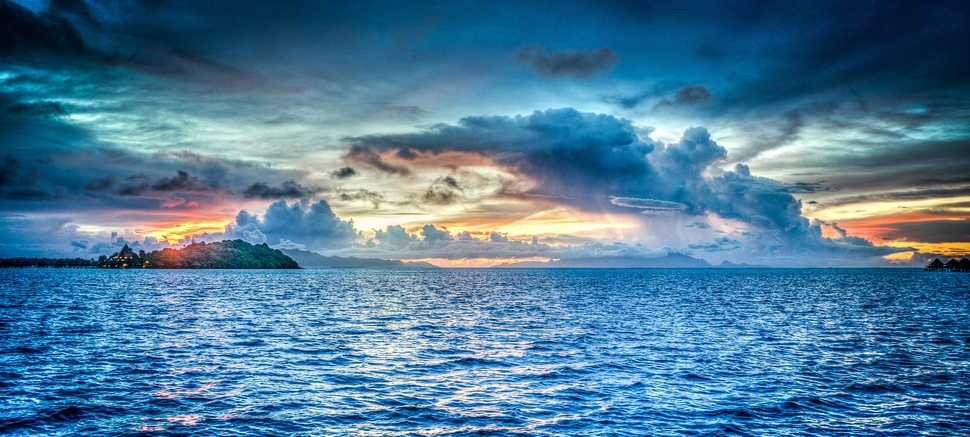
#> input picture Z2-Perceptron-v2/data/sea0.jpg, 970 x 437 px, shrunk from 1920 x 865 before the run
$ python main.py
#> lines starting #> are read from the running program, lines starting #| are printed output that depends on the picture
### Z2-Perceptron-v2/landSeaPerceptron.py
# An extension to the perceptron class that works with string sources instead of numeric inputs
# Created by Itay Schechner

import string
from PIL import Image
from perceptron import * # perceptron and numpy

NUM_OF_INPUTS = 2
xAxisColor = 1 # green index in RGB
yAxisColor = 2 # blue index in RGB

# Open image as a numpy array
def openSourceAsNumpy(source: string):
#> called with source = 'data/sea0.jpg'
    img = Image.open(source)
#> img is the input picture: PIL image 970x437 RGB; mean R, G, B 77.6, 123.2, 153.1
    img.load()
    return np.array(img, dtype=np.uint8)

# Get average RGB values of a picture matrix
def getAverageRGBValues(arr: np.ndarray):
    xValues = arr[:,:,xAxisColor]
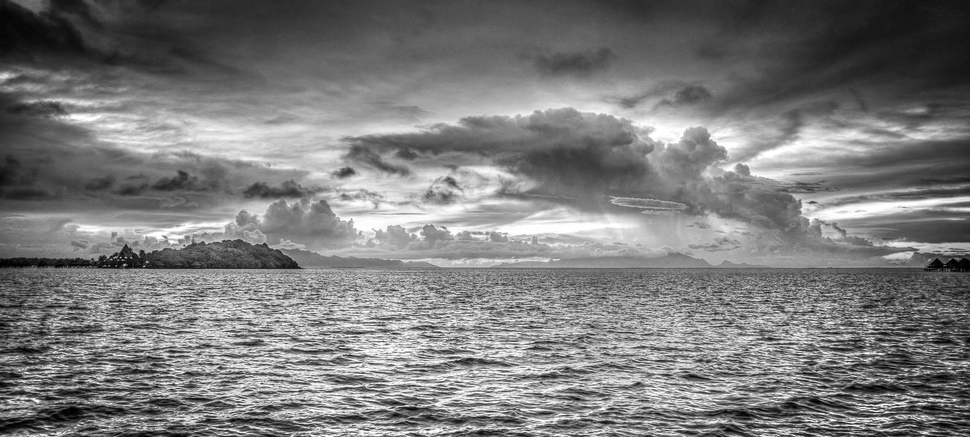
#> xValues: shape (437, 970); min 0, max 255, mean 123.2
    yValues = arr[:,:,yAxisColor]
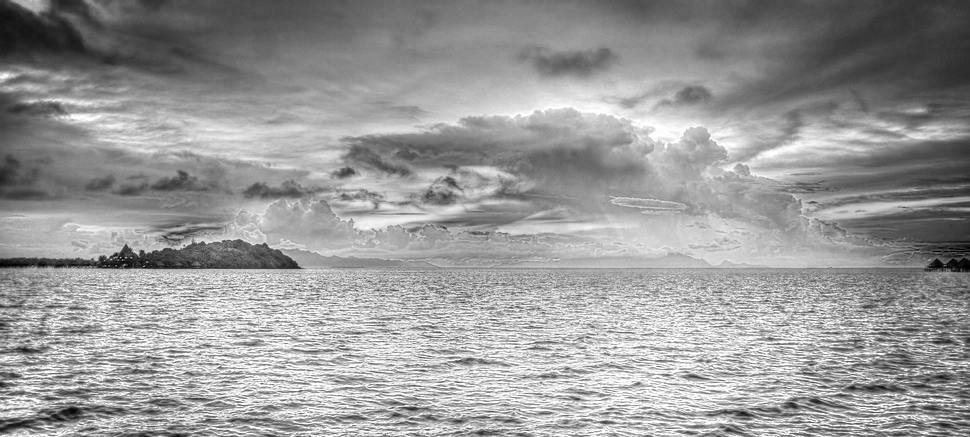
#> yValues: shape (437, 970); min 0, max 255, mean 153.1
    return xValues.sum() / xValues.size, yValues.sum() / yValues.size

class LandSeaClassificationPerceptron(Perceptron):
    def __init__(self):
        super().__init__(NUM_OF_INPUTS)

    # Get a list of sources and a matching label for each, and train the perceptron
    def trainFromSources(self, sources, label_list):
        inputs = []
        labels = []
        for sourceList, label in zip(sources, label_list):
            for source in sourceList:
                image = openSourceAsNumpy(source)
                xAvg, yAvg = getAverageRGBValues(image)
#> xAvg = 123.2; yAvg = 153.1
                inputs.append((xAvg, yAvg))
                labels.append(label)

        self.train(np.array(inputs), np.array(labels))

    # [4 lines left out: function predictFromSource, not called in this run]

### Z2-Perceptron-v2/perceptron.py
# The perceptron class, by Yariv
import numpy as np

class Perceptron(object):
    def __init__(self, numOfInputs, epochs=200, learningRate=0.01):
        self.epochs = epochs
        self.learningRate = learningRate
        self.weights = np.zeros(numOfInputs)
        self.bios = 1
    # [16 lines left out: functions Activation, predict, train, not called in this run]

### Z2-Perceptron-v2/main.py
# Using the LandSeaClassificationPerceptron
# Created by Itay Schechner
from landSeaPerceptron import LandSeaClassificationPerceptron

seaSources = [
    'data/sea0.jpg',
    'data/sea1.jpg',
    'data/sea2.jpg',
    'data/sea3.jpg',
    'data/sea4.jpg',
    'data/sea5.jpg',
    'data/sea6.jpg',
    'data/sea7.jpg',
    'data/sea8.jpg',
    'data/sea9.jpg'
]

landSources = [
    'data/land0.jpg',
    'data/land1.jpg',
    'data/land2.jpg',
    'data/land3.jpg',
    'data/land4.jpg',
    'data/land5.jpg',
    'data/land6.jpg',
    'data/land7.jpg',
    'data/land8.jpg',
    'data/land9.jpg'
]

SEA_LABEL = 1
LAND_LABEL = 0

testSources = [
    'test/test0.jpg',
    'test/test1.jpg',
    'test/test2.jpg',
    'test/test3.jpg',
    'test/test4.jpg',
    'test/test5.jpg',
    'test/test6.jpg',
    'test/test7.jpg',
    'test/test8.jpg',
]

def main():
    # craete perceptron
    perceptron = LandSeaClassificationPerceptron()
    perceptron.trainFromSources([seaSources, landSources], [SEA_LABEL, LAND_LABEL])

    # test it
    for source in testSources:
        prd = perceptron.predictFromSource(source)
        print("Source =", source, ",Prediction =", 'sea' if prd == SEA_LABEL else 'land')

#> (the run stopped early here; a loop or call above may not have finished)

$ run again, with Z2-Perceptron-v2/data/land0.jpg copied over Z2-Perceptron-v2/data/sea0.jpg
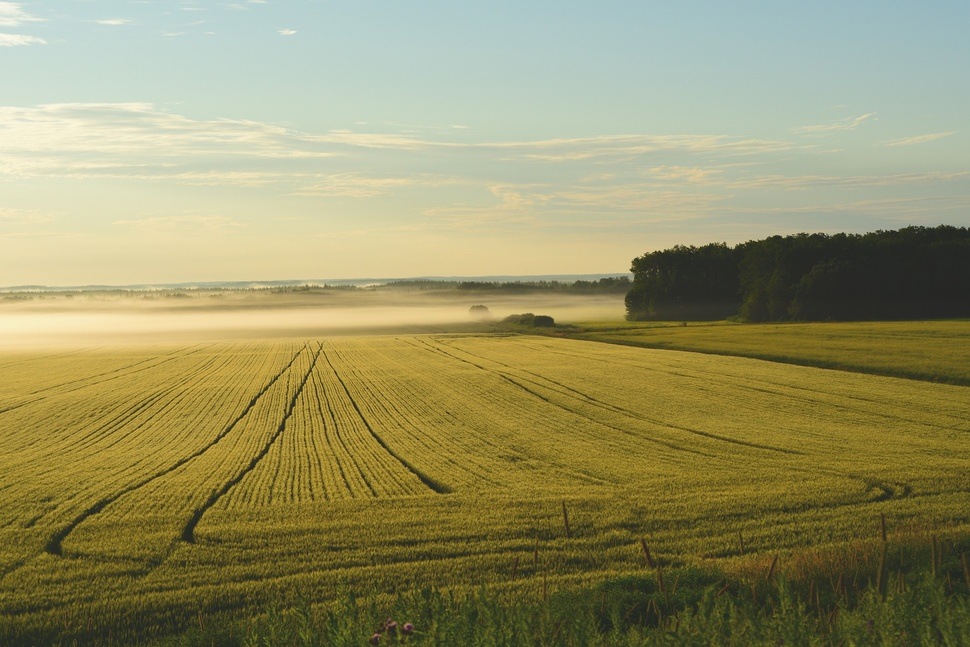
#> input picture Z2-Perceptron-v2/data/land0.jpg, 970 x 647 px, shrunk from 1920 x 1280 before the run
#> in openSourceAsNumpy, img is the input picture: PIL image 970x647 RGB; mean R, G, B 150.1, 145.9, 103
#> in getAverageRGBValues, `xValues = arr[:,:,xAxisColor]`:
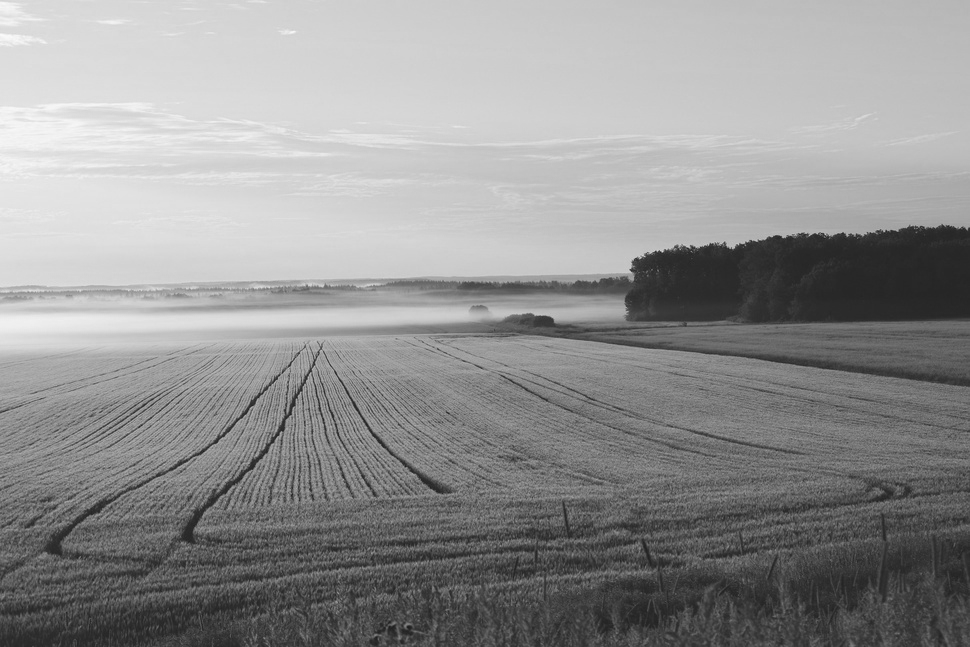
#> xValues: shape (647, 970); min 29, max 250, mean 145.9
#> in getAverageRGBValues, `yValues = arr[:,:,yAxisColor]`:
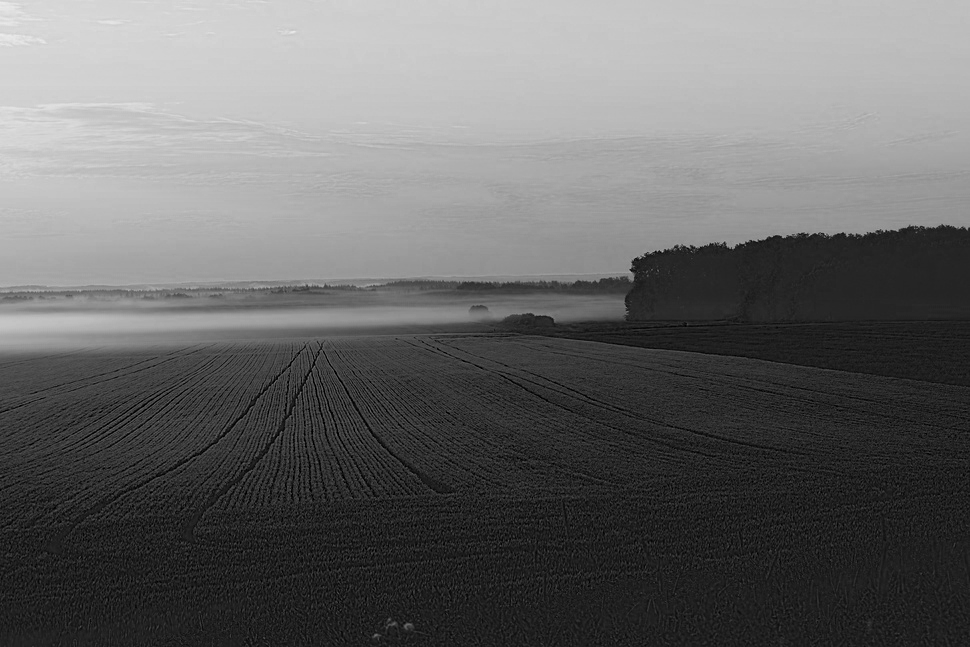
#> yValues: shape (647, 970); min 0, max 236, mean 103
#> xAvg = 145.9; yAvg = 103

$ run again, with Z2-Perceptron-v2/data/land1.jpg copied over Z2-Perceptron-v2/data/sea0.jpg
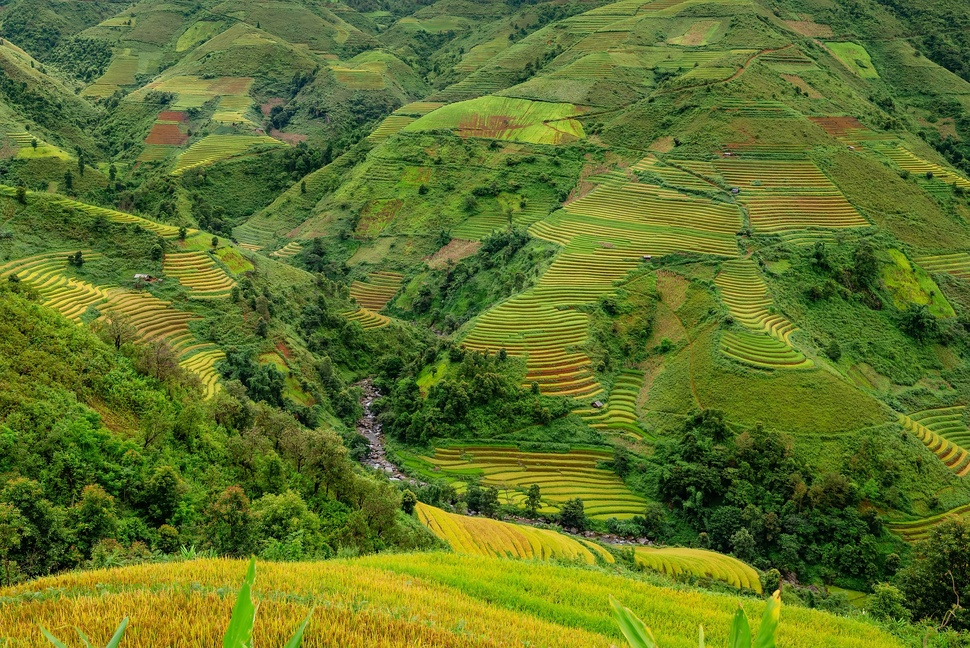
#> input picture Z2-Perceptron-v2/data/land1.jpg, 970 x 648 px, shrunk from 1920 x 1282 before the run
#> in openSourceAsNumpy, img is the input picture: PIL image 970x648 RGB; mean R, G, B 96, 115.3, 40.8
#> in getAverageRGBValues, `xValues = arr[:,:,xAxisColor]`:
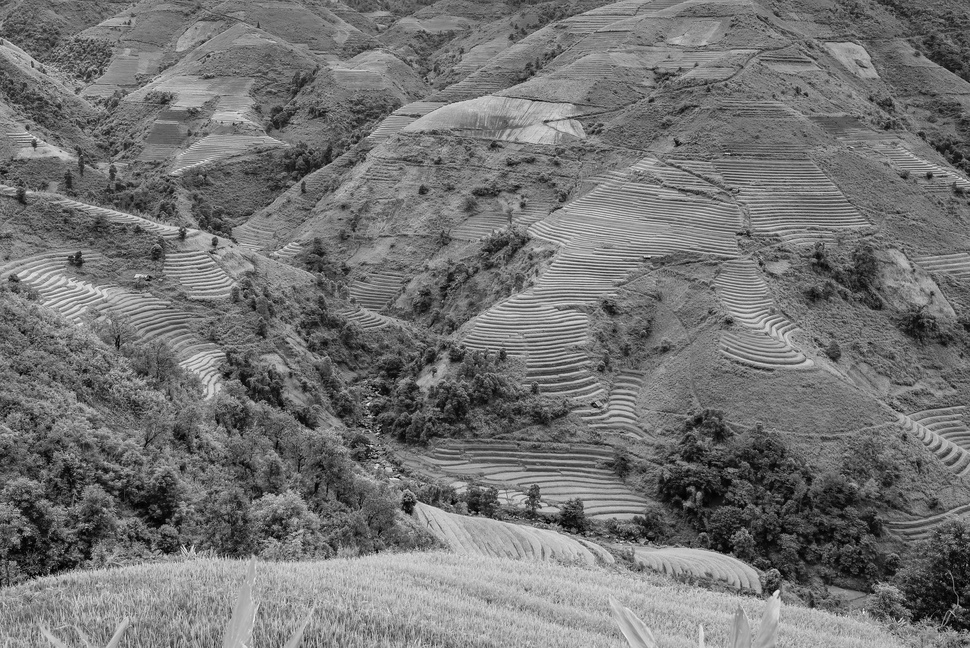
#> xValues: shape (648, 970); min 0, max 255, mean 115.3
#> in getAverageRGBValues, `yValues = arr[:,:,yAxisColor]`:
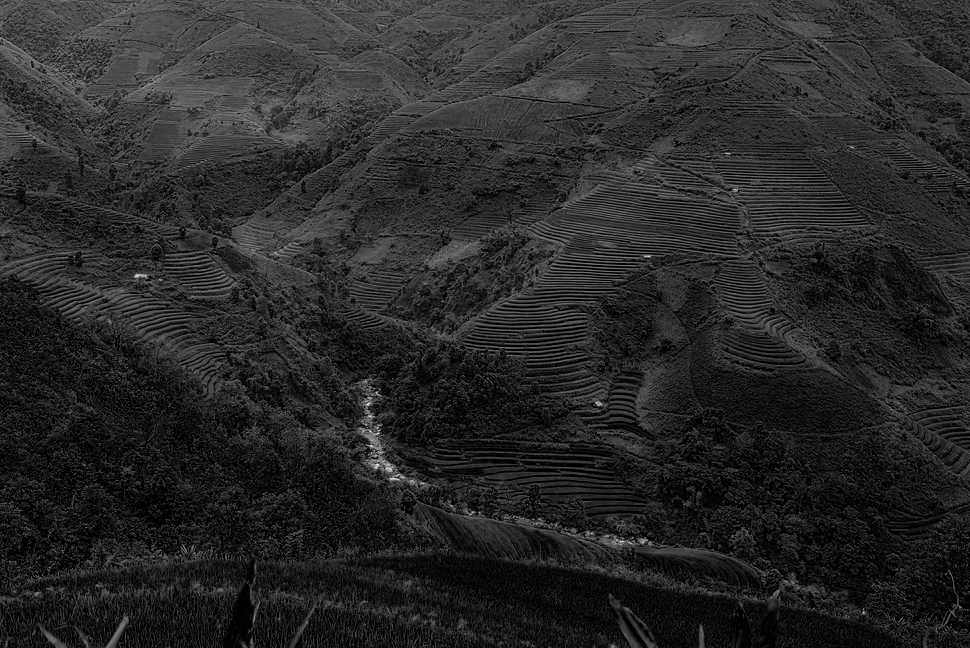
#> yValues: shape (648, 970); min 0, max 246, mean 40.8
#> xAvg = 115.3; yAvg = 40.78
